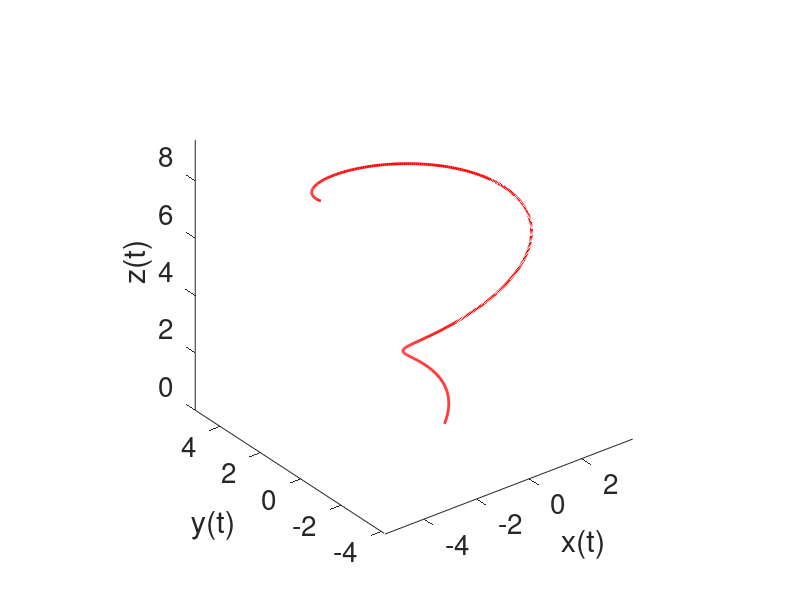
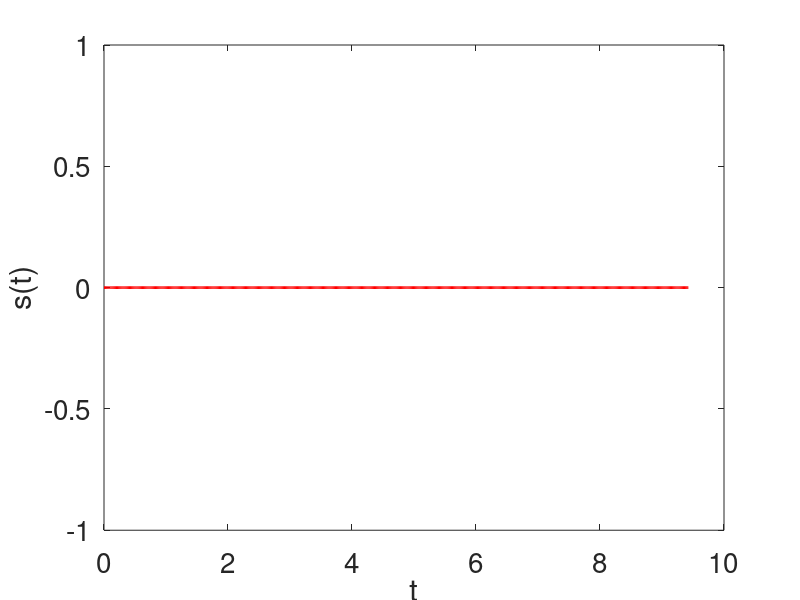

Source code (MATLAB) for these figures, in order:
close all
clear all

% vector columna de instantes de tiempo entre 0 y 3pi
N = 3*180;
tt= linspace(0,3*pi,N)';

% funciones parametricas de las posiciones en (x,y,z)
x=@(t) t.*cos(t)/2;
y=@(t) t.*sin(t)/3;
z=@(t) t;

% vector posicion
r=@(t) [x(t), y(t), z(t)];

%----------------------------------------------------------
% 1.1) Graficamos la trayectoria entre 0 y 3pi
figure(1);clf
plot3(x(tt),y(tt),z(tt),'r-','linewidth',2);
axis equal
xlabel('x(t)','fontsize',20)
ylabel('y(t)','fontsize',20)
zlabel('z(t)','fontsize',20)
set(gca,'fontsize',20)

%----------------------------------------------------------
% 1.2) Calculo de la longitud de la trayectoria entre 0 y 3pi

% calculo de la longitud recorrida en funcion de t
ss=zeros(N,1);

%==> completar

figure(4);clf
plot(tt,ss,'r-','linewidth',2);
xlabel('t','fontsize',20)
ylabel('s(t)','fontsize',20)
set(gca,'fontsize',20)



